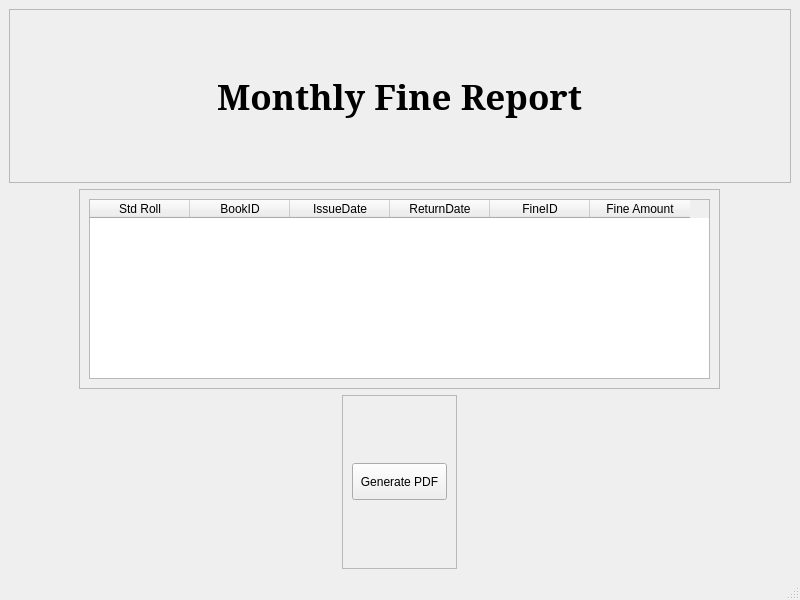
<?xml version="1.0" encoding="UTF-8"?>
<ui version="4.0">
 <class>reportFineMon</class>
 <widget class="QMainWindow" name="reportFineMon">
  <property name="geometry">
   <rect>
    <x>0</x>
    <y>0</y>
    <width>800</width>
    <height>600</height>
   </rect>
  </property>
  <property name="windowTitle">
   <string>Monthly Fine</string>
  </property>
  <widget class="QWidget" name="centralwidget">
   <layout class="QVBoxLayout" name="verticalLayout">
    <item>
     <widget class="QFrame" name="frame">
      <property name="frameShape">
       <enum>QFrame::StyledPanel</enum>
      </property>
      <property name="frameShadow">
       <enum>QFrame::Raised</enum>
      </property>
      <layout class="QVBoxLayout" name="verticalLayout_2">
       <item alignment="Qt::AlignHCenter">
        <widget class="QLabel" name="label">
         <property name="font">
          <font>
           <family>MS Serif</family>
           <pointsize>26</pointsize>
           <weight>75</weight>
           <bold>true</bold>
          </font>
         </property>
         <property name="text">
          <string>Monthly Fine Report</string>
         </property>
        </widget>
       </item>
      </layout>
     </widget>
    </item>
    <item alignment="Qt::AlignHCenter">
     <widget class="QFrame" name="frame_2">
      <property name="minimumSize">
       <size>
        <width>641</width>
        <height>0</height>
       </size>
      </property>
      <property name="maximumSize">
       <size>
        <width>300</width>
        <height>200</height>
       </size>
      </property>
      <property name="frameShape">
       <enum>QFrame::StyledPanel</enum>
      </property>
      <property name="frameShadow">
       <enum>QFrame::Raised</enum>
      </property>
      <layout class="QVBoxLayout" name="verticalLayout_3">
       <item>
        <widget class="QTableWidget" name="table">
         <property name="maximumSize">
          <size>
           <width>16777215</width>
           <height>200</height>
          </size>
         </property>
         <property name="cursor" stdset="0">
          <cursorShape>ArrowCursor</cursorShape>
         </property>
         <column>
          <property name="text">
           <string>Std Roll</string>
          </property>
         </column>
         <column>
          <property name="text">
           <string>BookID</string>
          </property>
         </column>
         <column>
          <property name="text">
           <string>IssueDate</string>
          </property>
         </column>
         <column>
          <property name="text">
           <string>ReturnDate</string>
          </property>
         </column>
         <column>
          <property name="text">
           <string>FineID</string>
          </property>
         </column>
         <column>
          <property name="text">
           <string>Fine Amount</string>
          </property>
         </column>
        </widget>
       </item>
      </layout>
     </widget>
    </item>
    <item alignment="Qt::AlignHCenter">
     <widget class="QFrame" name="frame_3">
      <property name="frameShape">
       <enum>QFrame::StyledPanel</enum>
      </property>
      <property name="frameShadow">
       <enum>QFrame::Raised</enum>
      </property>
      <layout class="QVBoxLayout" name="verticalLayout_4">
       <item>
        <widget class="QPushButton" name="pdf">
         <property name="minimumSize">
          <size>
           <width>95</width>
           <height>0</height>
          </size>
         </property>
         <property name="maximumSize">
          <size>
           <width>16777215</width>
           <height>37</height>
          </size>
         </property>
         <property name="cursor">
          <cursorShape>PointingHandCursor</cursorShape>
         </property>
         <property name="text">
          <string>Generate PDF</string>
         </property>
        </widget>
       </item>
      </layout>
     </widget>
    </item>
   </layout>
  </widget>
  <widget class="QMenuBar" name="menubar">
   <property name="geometry">
    <rect>
     <x>0</x>
     <y>0</y>
     <width>800</width>
     <height>21</height>
    </rect>
   </property>
  </widget>
  <widget class="QStatusBar" name="statusbar"/>
 </widget>
 <resources/>
 <connections/>
</ui>
